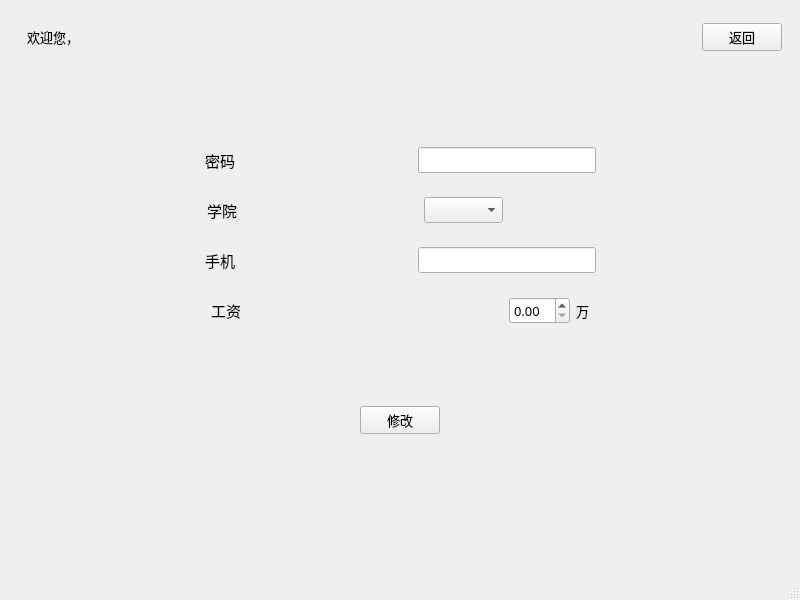
<?xml version="1.0" encoding="UTF-8"?>
<ui version="4.0">
 <class>Tea_changeInfo</class>
 <widget class="QMainWindow" name="Tea_changeInfo">
  <property name="geometry">
   <rect>
    <x>0</x>
    <y>0</y>
    <width>800</width>
    <height>600</height>
   </rect>
  </property>
  <property name="font">
   <font>
    <family>楷体</family>
    <pointsize>10</pointsize>
   </font>
  </property>
  <property name="windowTitle">
   <string>修改信息</string>
  </property>
  <widget class="QWidget" name="centralwidget">
   <layout class="QGridLayout" name="gridLayout">
    <item row="0" column="0">
     <widget class="QWidget" name="widget_3" native="true">
      <layout class="QVBoxLayout" name="verticalLayout_2">
       <item>
        <widget class="QWidget" name="widget_2" native="true">
         <layout class="QHBoxLayout" name="horizontalLayout">
          <item>
           <widget class="QLabel" name="label">
            <property name="text">
             <string>欢迎您，</string>
            </property>
           </widget>
          </item>
          <item>
           <widget class="QLabel" name="label_3">
            <property name="text">
             <string/>
            </property>
           </widget>
          </item>
         </layout>
        </widget>
       </item>
      </layout>
     </widget>
    </item>
    <item row="0" column="1">
     <spacer name="horizontalSpacer_24">
      <property name="orientation">
       <enum>Qt::Horizontal</enum>
      </property>
      <property name="sizeHint" stdset="0">
       <size>
        <width>127</width>
        <height>20</height>
       </size>
      </property>
     </spacer>
    </item>
    <item row="0" column="2">
     <spacer name="horizontalSpacer_23">
      <property name="orientation">
       <enum>Qt::Horizontal</enum>
      </property>
      <property name="sizeHint" stdset="0">
       <size>
        <width>125</width>
        <height>20</height>
       </size>
      </property>
     </spacer>
    </item>
    <item row="0" column="3">
     <widget class="QWidget" name="widget_10" native="true">
      <layout class="QHBoxLayout" name="horizontalLayout_2">
       <item>
        <spacer name="horizontalSpacer_13">
         <property name="orientation">
          <enum>Qt::Horizontal</enum>
         </property>
         <property name="sizeHint" stdset="0">
          <size>
           <width>40</width>
           <height>20</height>
          </size>
         </property>
        </spacer>
       </item>
       <item>
        <spacer name="horizontalSpacer_5">
         <property name="orientation">
          <enum>Qt::Horizontal</enum>
         </property>
         <property name="sizeHint" stdset="0">
          <size>
           <width>40</width>
           <height>20</height>
          </size>
         </property>
        </spacer>
       </item>
       <item>
        <spacer name="horizontalSpacer_12">
         <property name="orientation">
          <enum>Qt::Horizontal</enum>
         </property>
         <property name="sizeHint" stdset="0">
          <size>
           <width>40</width>
           <height>20</height>
          </size>
         </property>
        </spacer>
       </item>
       <item>
        <spacer name="horizontalSpacer_6">
         <property name="orientation">
          <enum>Qt::Horizontal</enum>
         </property>
         <property name="sizeHint" stdset="0">
          <size>
           <width>40</width>
           <height>20</height>
          </size>
         </property>
        </spacer>
       </item>
       <item>
        <spacer name="horizontalSpacer_3">
         <property name="orientation">
          <enum>Qt::Horizontal</enum>
         </property>
         <property name="sizeHint" stdset="0">
          <size>
           <width>40</width>
           <height>20</height>
          </size>
         </property>
        </spacer>
       </item>
       <item>
        <widget class="QPushButton" name="pushButton">
         <property name="text">
          <string>返回</string>
         </property>
        </widget>
       </item>
      </layout>
     </widget>
    </item>
    <item row="1" column="0" colspan="4">
     <widget class="QWidget" name="widget_4" native="true">
      <layout class="QVBoxLayout" name="verticalLayout">
       <item>
        <spacer name="verticalSpacer_3">
         <property name="orientation">
          <enum>Qt::Vertical</enum>
         </property>
         <property name="sizeHint" stdset="0">
          <size>
           <width>20</width>
           <height>40</height>
          </size>
         </property>
        </spacer>
       </item>
       <item>
        <widget class="QWidget" name="widget_7" native="true">
         <layout class="QHBoxLayout" name="horizontalLayout_5">
          <item>
           <spacer name="horizontalSpacer_15">
            <property name="orientation">
             <enum>Qt::Horizontal</enum>
            </property>
            <property name="sizeHint" stdset="0">
             <size>
              <width>46</width>
              <height>20</height>
             </size>
            </property>
           </spacer>
          </item>
          <item>
           <widget class="QLabel" name="label_4">
            <property name="font">
             <font>
              <family>楷体</family>
              <pointsize>11</pointsize>
             </font>
            </property>
            <property name="text">
             <string>密码</string>
            </property>
           </widget>
          </item>
          <item>
           <spacer name="horizontalSpacer_16">
            <property name="orientation">
             <enum>Qt::Horizontal</enum>
            </property>
            <property name="sizeHint" stdset="0">
             <size>
              <width>40</width>
              <height>20</height>
             </size>
            </property>
           </spacer>
          </item>
          <item>
           <widget class="QLineEdit" name="password0"/>
          </item>
          <item>
           <spacer name="horizontalSpacer_29">
            <property name="orientation">
             <enum>Qt::Horizontal</enum>
            </property>
            <property name="sizeHint" stdset="0">
             <size>
              <width>40</width>
              <height>20</height>
             </size>
            </property>
           </spacer>
          </item>
         </layout>
        </widget>
       </item>
       <item>
        <widget class="QWidget" name="widget_8" native="true">
         <layout class="QHBoxLayout" name="horizontalLayout_6">
          <item>
           <spacer name="horizontalSpacer_17">
            <property name="orientation">
             <enum>Qt::Horizontal</enum>
            </property>
            <property name="sizeHint" stdset="0">
             <size>
              <width>46</width>
              <height>20</height>
             </size>
            </property>
           </spacer>
          </item>
          <item>
           <spacer name="horizontalSpacer_4">
            <property name="orientation">
             <enum>Qt::Horizontal</enum>
            </property>
            <property name="sizeHint" stdset="0">
             <size>
              <width>40</width>
              <height>20</height>
             </size>
            </property>
           </spacer>
          </item>
          <item>
           <widget class="QLabel" name="label_6">
            <property name="font">
             <font>
              <family>楷体</family>
              <pointsize>11</pointsize>
             </font>
            </property>
            <property name="text">
             <string>学院</string>
            </property>
           </widget>
          </item>
          <item>
           <spacer name="horizontalSpacer_2">
            <property name="orientation">
             <enum>Qt::Horizontal</enum>
            </property>
            <property name="sizeHint" stdset="0">
             <size>
              <width>40</width>
              <height>20</height>
             </size>
            </property>
           </spacer>
          </item>
          <item>
           <spacer name="horizontalSpacer_18">
            <property name="orientation">
             <enum>Qt::Horizontal</enum>
            </property>
            <property name="sizeHint" stdset="0">
             <size>
              <width>40</width>
              <height>20</height>
             </size>
            </property>
           </spacer>
          </item>
          <item>
           <widget class="QComboBox" name="comboBoxInstitute"/>
          </item>
          <item>
           <spacer name="horizontalSpacer_8">
            <property name="orientation">
             <enum>Qt::Horizontal</enum>
            </property>
            <property name="sizeHint" stdset="0">
             <size>
              <width>40</width>
              <height>20</height>
             </size>
            </property>
           </spacer>
          </item>
          <item>
           <spacer name="horizontalSpacer_7">
            <property name="orientation">
             <enum>Qt::Horizontal</enum>
            </property>
            <property name="sizeHint" stdset="0">
             <size>
              <width>40</width>
              <height>20</height>
             </size>
            </property>
           </spacer>
          </item>
          <item>
           <spacer name="horizontalSpacer_32">
            <property name="orientation">
             <enum>Qt::Horizontal</enum>
            </property>
            <property name="sizeHint" stdset="0">
             <size>
              <width>40</width>
              <height>20</height>
             </size>
            </property>
           </spacer>
          </item>
         </layout>
        </widget>
       </item>
       <item>
        <widget class="QWidget" name="widget_9" native="true">
         <layout class="QHBoxLayout" name="horizontalLayout_7">
          <item>
           <spacer name="horizontalSpacer_19">
            <property name="orientation">
             <enum>Qt::Horizontal</enum>
            </property>
            <property name="sizeHint" stdset="0">
             <size>
              <width>46</width>
              <height>20</height>
             </size>
            </property>
           </spacer>
          </item>
          <item>
           <widget class="QLabel" name="label_7">
            <property name="font">
             <font>
              <family>楷体</family>
              <pointsize>11</pointsize>
             </font>
            </property>
            <property name="text">
             <string>手机</string>
            </property>
           </widget>
          </item>
          <item>
           <spacer name="horizontalSpacer_20">
            <property name="orientation">
             <enum>Qt::Horizontal</enum>
            </property>
            <property name="sizeHint" stdset="0">
             <size>
              <width>40</width>
              <height>20</height>
             </size>
            </property>
           </spacer>
          </item>
          <item>
           <widget class="QLineEdit" name="phone0"/>
          </item>
          <item>
           <spacer name="horizontalSpacer_31">
            <property name="orientation">
             <enum>Qt::Horizontal</enum>
            </property>
            <property name="sizeHint" stdset="0">
             <size>
              <width>40</width>
              <height>20</height>
             </size>
            </property>
           </spacer>
          </item>
         </layout>
        </widget>
       </item>
       <item>
        <widget class="QWidget" name="widget_11" native="true">
         <layout class="QHBoxLayout" name="horizontalLayout_9">
          <item>
           <spacer name="horizontalSpacer_26">
            <property name="orientation">
             <enum>Qt::Horizontal</enum>
            </property>
            <property name="sizeHint" stdset="0">
             <size>
              <width>46</width>
              <height>20</height>
             </size>
            </property>
           </spacer>
          </item>
          <item>
           <spacer name="horizontalSpacer_30">
            <property name="orientation">
             <enum>Qt::Horizontal</enum>
            </property>
            <property name="sizeHint" stdset="0">
             <size>
              <width>40</width>
              <height>20</height>
             </size>
            </property>
           </spacer>
          </item>
          <item>
           <spacer name="horizontalSpacer_37">
            <property name="orientation">
             <enum>Qt::Horizontal</enum>
            </property>
            <property name="sizeHint" stdset="0">
             <size>
              <width>40</width>
              <height>20</height>
             </size>
            </property>
           </spacer>
          </item>
          <item>
           <widget class="QLabel" name="label_8">
            <property name="font">
             <font>
              <family>楷体</family>
              <pointsize>11</pointsize>
             </font>
            </property>
            <property name="text">
             <string>工资    </string>
            </property>
           </widget>
          </item>
          <item>
           <spacer name="horizontalSpacer_38">
            <property name="orientation">
             <enum>Qt::Horizontal</enum>
            </property>
            <property name="sizeHint" stdset="0">
             <size>
              <width>40</width>
              <height>20</height>
             </size>
            </property>
           </spacer>
          </item>
          <item>
           <spacer name="horizontalSpacer_35">
            <property name="orientation">
             <enum>Qt::Horizontal</enum>
            </property>
            <property name="sizeHint" stdset="0">
             <size>
              <width>40</width>
              <height>20</height>
             </size>
            </property>
           </spacer>
          </item>
          <item>
           <spacer name="horizontalSpacer_34">
            <property name="orientation">
             <enum>Qt::Horizontal</enum>
            </property>
            <property name="sizeHint" stdset="0">
             <size>
              <width>40</width>
              <height>20</height>
             </size>
            </property>
           </spacer>
          </item>
          <item>
           <spacer name="horizontalSpacer">
            <property name="orientation">
             <enum>Qt::Horizontal</enum>
            </property>
            <property name="sizeHint" stdset="0">
             <size>
              <width>40</width>
              <height>20</height>
             </size>
            </property>
           </spacer>
          </item>
          <item>
           <widget class="QDoubleSpinBox" name="salary0"/>
          </item>
          <item>
           <widget class="QLabel" name="label_5">
            <property name="text">
             <string>万</string>
            </property>
           </widget>
          </item>
          <item>
           <spacer name="horizontalSpacer_36">
            <property name="orientation">
             <enum>Qt::Horizontal</enum>
            </property>
            <property name="sizeHint" stdset="0">
             <size>
              <width>40</width>
              <height>20</height>
             </size>
            </property>
           </spacer>
          </item>
          <item>
           <spacer name="horizontalSpacer_27">
            <property name="orientation">
             <enum>Qt::Horizontal</enum>
            </property>
            <property name="sizeHint" stdset="0">
             <size>
              <width>40</width>
              <height>20</height>
             </size>
            </property>
           </spacer>
          </item>
          <item>
           <spacer name="horizontalSpacer_33">
            <property name="orientation">
             <enum>Qt::Horizontal</enum>
            </property>
            <property name="sizeHint" stdset="0">
             <size>
              <width>40</width>
              <height>20</height>
             </size>
            </property>
           </spacer>
          </item>
         </layout>
        </widget>
       </item>
       <item>
        <spacer name="verticalSpacer">
         <property name="orientation">
          <enum>Qt::Vertical</enum>
         </property>
         <property name="sizeHint" stdset="0">
          <size>
           <width>20</width>
           <height>40</height>
          </size>
         </property>
        </spacer>
       </item>
       <item>
        <widget class="QWidget" name="widget_12" native="true">
         <layout class="QHBoxLayout" name="horizontalLayout_8">
          <item>
           <spacer name="horizontalSpacer_21">
            <property name="orientation">
             <enum>Qt::Horizontal</enum>
            </property>
            <property name="sizeHint" stdset="0">
             <size>
              <width>40</width>
              <height>20</height>
             </size>
            </property>
           </spacer>
          </item>
          <item>
           <widget class="QPushButton" name="pushButton_2">
            <property name="text">
             <string>修改</string>
            </property>
           </widget>
          </item>
          <item>
           <spacer name="horizontalSpacer_22">
            <property name="orientation">
             <enum>Qt::Horizontal</enum>
            </property>
            <property name="sizeHint" stdset="0">
             <size>
              <width>40</width>
              <height>20</height>
             </size>
            </property>
           </spacer>
          </item>
         </layout>
        </widget>
       </item>
       <item>
        <spacer name="verticalSpacer_2">
         <property name="orientation">
          <enum>Qt::Vertical</enum>
         </property>
         <property name="sizeHint" stdset="0">
          <size>
           <width>20</width>
           <height>40</height>
          </size>
         </property>
        </spacer>
       </item>
       <item>
        <spacer name="verticalSpacer_5">
         <property name="orientation">
          <enum>Qt::Vertical</enum>
         </property>
         <property name="sizeHint" stdset="0">
          <size>
           <width>20</width>
           <height>40</height>
          </size>
         </property>
        </spacer>
       </item>
      </layout>
     </widget>
    </item>
   </layout>
  </widget>
  <widget class="QMenuBar" name="menubar">
   <property name="geometry">
    <rect>
     <x>0</x>
     <y>0</y>
     <width>800</width>
     <height>26</height>
    </rect>
   </property>
  </widget>
  <widget class="QStatusBar" name="statusbar"/>
 </widget>
 <resources/>
 <connections/>
</ui>
